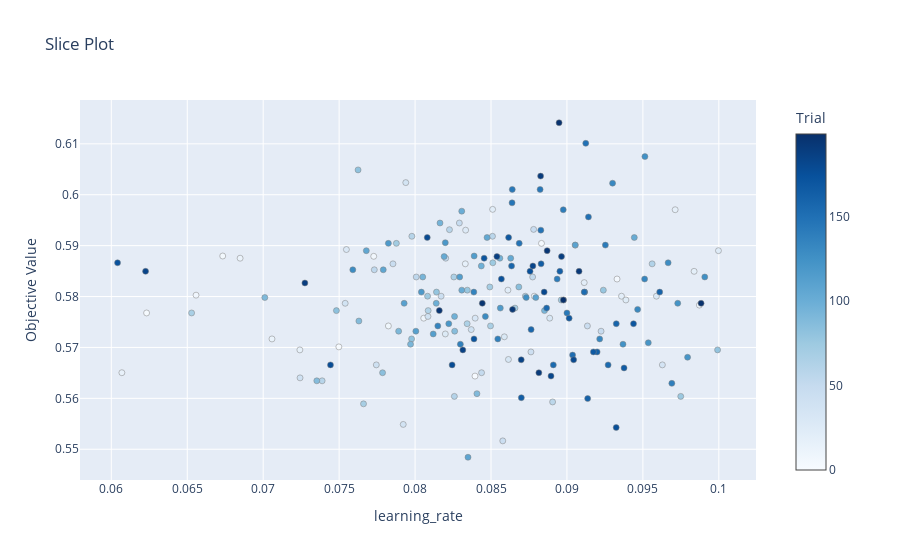

Notebook code for this chart:
### Code cell
optuna.visualization.plot_slice(study, params=["learning_rate"])

### Figure 1 — Plotly figure (JSON) as saved in the notebook; plotly's stock layout.template omitted (floating-point values rounded to 4 significant figures; data arrays with more than 128 entries replaced by an {"elided": "..."} marker saying what was removed)
{"data": [{"marker": {"color": {"elided": "200 int values"}, "colorbar": {"title": {"text": "Trial"}, "x": 1, "xpad": 40}, "colorscale": [[0, "rgb(247,251,255)"], [0.125, "rgb(222,235,247)"], [0.25, "rgb(198,219,239)"], [0.375, "rgb(158,202,225)"], [0.5, "rgb(107,174,214)"], [0.625, "rgb(66,146,198)"], [0.75, "rgb(33,113,181)"], [0.875, "rgb(8,81,156)"], [1, "rgb(8,48,107)"]], "line": {"color": "Grey", "width": 0.5}}, "mode": "markers", "name": "Feasible Trial", "showlegend": false, "type": "scatter", "x": {"elided": "200 float values"}, "y": {"elided": "200 float values"}}], "layout": {"title": {"text": "Slice Plot"}, "xaxis": {"title": {"text": "learning_rate"}}, "yaxis": {"title": {"text": "Objective Value"}}}}
